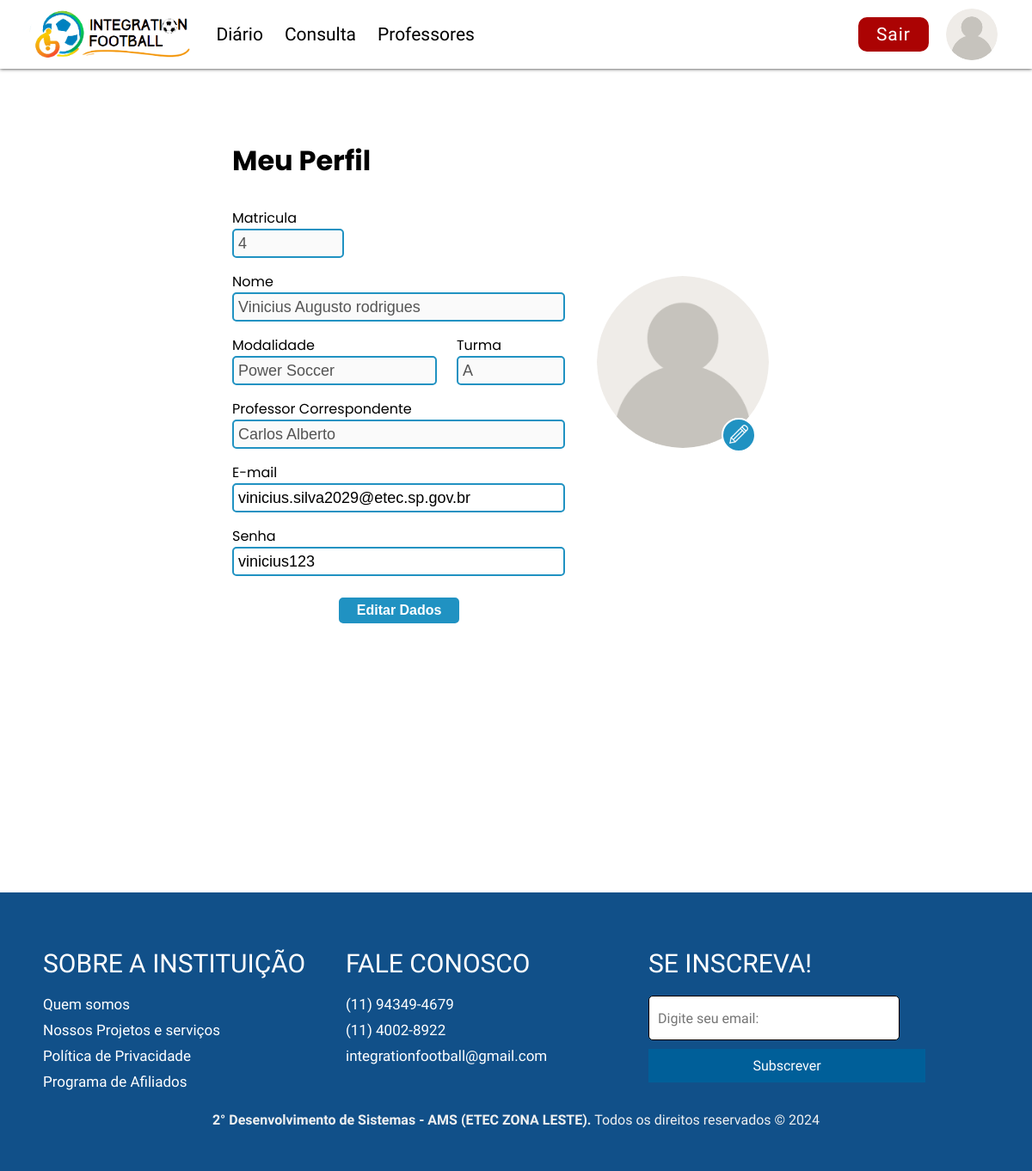
Screenshot of /perfilAluno.php with the database file from the repository.
### tables this page shows
CREATE TABLE `alunos` (
  `id_aluno` int(10) UNSIGNED NOT NULL,
  `data_nasc` date NOT NULL,
  `cpf_aluno` int(11) NOT NULL,
  `telefone_aluno` int(11) NOT NULL,
  `nome_aluno` varchar(255) NOT NULL,
  `email_aluno` varchar(255) NOT NULL,
  `senha` varchar(255) NOT NULL,
  `id_turma` int(10) UNSIGNED DEFAULT NULL
);

CREATE TABLE `modalidade` (
  `id` int(11) NOT NULL,
  `nome_modalidade` varchar(200) NOT NULL,
  `descricao` varchar(155) NOT NULL
);

CREATE TABLE `turma` (
  `id_turma` int(10) UNSIGNED NOT NULL,
  `nome_turma` varchar(50) DEFAULT NULL,
  `id_professor` int(11) DEFAULT NULL,
  `id_instituicao` int(11) DEFAULT NULL,
  `id_modalidade` int(11) DEFAULT NULL
);

CREATE TABLE `professores` (
  `id` int(11) NOT NULL,
  `nome_professor` varchar(255) NOT NULL,
  `cpf_professor` int(11) NOT NULL,
  `data_nasc` date NOT NULL,
  `email_professor` varchar(255) NOT NULL,
  `senha` varchar(55) NOT NULL,
  `telefone_professor` int(11) NOT NULL,
  `nome_coordenador` varchar(255) DEFAULT NULL
);

### controller/conexao.php (called while the page is built, shortened)
<?php
class Conexao {
    private $host = "localhost";
    private $usuario = "root";
    private $senha = "";
    private $banco = "integrationfootball";
    private $conexao;
    public function __construct() {
        $this->conexao = new mysqli($this->host, $this->usuario, $this->senha, $this->banco);
    }
    public function getConexao() {
        return $this->conexao;
    }
}
?>

### controller/alunocontroller.php (called while the page is built, shortened)
<?php
require_once $_SERVER['DOCUMENT_ROOT'].'/Integration-Football/Integration-Football/model/alunoModel.php';
class AlunoController {
    private $aluno;
    public function __construct() {
        $this->aluno = new Aluno();
        if(isset($_POST['crud'])){
            if($_POST['crud']=="INSERT"){
                $this->inserir();
            }elseif($_POST['crud']=="UPDATE"){
                 $this->atualizar();
            }elseif($_POST['crud']=="DELETE"){
                $this->deletar();
            }
            header("Location:" . "../principal.php");
        }else{
            $this->listar();
        }
    }
    public function listar(){
        return $this->aluno->listar();
    }
    public function buscarPorId($id){
        return $this->aluno->buscarPorId($id);
    }
}
?>

### model/alunoModel.php (called while the page is built, shortened)
<?php
require_once $_SERVER['DOCUMENT_ROOT'] . "/Integration-Football/Integration-Football/controller/conexao.php";
class Aluno
{
    private $conexao;
    public function __construct()
    {
        $this->conexao = new Conexao();
    }
    public function buscarPorId($id)
    {
        $sql = "SELECT * FROM alunos WHERE id_aluno = ?";
        $stmt = $this->conexao->getConexao()->prepare($sql);
        $stmt->bind_param('i', $id);
        $stmt->execute();
        $result = $stmt->get_result();
        $aluno = $result->fetch_assoc();
        return $aluno;
    }
    public function listar()
    {
        $sql = "SELECT * FROM alunos ORDER BY nome_aluno ASC LIMIT 10 ";
        $stmt = $this->conexao->getConexao()->prepare($sql);
        $stmt->execute();
        $result = $stmt->get_result();
        $alunos = [];
        while ($aluno = $result->fetch_assoc()) {
            $alunos[] = $aluno;
        }
        return $alunos;
    }
}

### controller/modalidadecontroller.php (called while the page is built, shortened)
<?php
require_once $_SERVER['DOCUMENT_ROOT'] . '/Integration-Football/Integration-Football/model/modalidadeModel.php';
class ModalidadeController
{
    private $modalidade;
    public function __construct()
    {
        $this->modalidade = new Modalidade();
        if (isset($_POST['crud'])) {
            if ($_POST['crud'] == "INSERT") {
                $this->inserir();
            } elseif ($_POST['crud'] == "UPDATE") {
                $this->atualizar();
            } elseif ($_POST['crud'] == "DELETE") {
                $this->deletar();
            }
            header("Location:" . "../principal.php");
            exit;
        } else {
            $this->listar();
        }
    }
    public function listar()
    {
        $modalidades = $this->modalidade->listar();
        return $modalidades;
    }
}

### model/modalidadeModel.php (called while the page is built, shortened)
<?php
require_once $_SERVER['DOCUMENT_ROOT'] . "/Integration-Football/Integration-Football/controller/conexao.php";
class Modalidade
{
    private $conexao;
    public function __construct()
    {
        $this->conexao = new Conexao();
    }
    public function listar()
    {
        $sql = "SELECT * FROM modalidade";
        $stmt = $this->conexao->getConexao()->prepare($sql);
        $stmt->execute();
        $result = $stmt->get_result();
        $modalidades = [];
        while ($modalidade = $result->fetch_assoc()) {
            $modalidades[] = $modalidade;
        }
        return $modalidades;
    }
}

### controller/turmacontroller.php (called while the page is built, shortened)
<?php
require_once $_SERVER['DOCUMENT_ROOT'] . '/Integration-Football/Integration-Football/model/turmaModel.php';
class TurmaController
{
    private $turma;
    public function __construct()
    {
        $this->turma = new Turma();
        if (isset($_POST['crud'])) {
            if ($_POST['crud'] == "INSERT") {
                $this->inserir();
            } elseif ($_POST['crud'] == "UPDATE") {
                $this->atualizar();
            } elseif ($_POST['crud'] == "DELETE") {
                $this->deletar();
            }
            header("Location:" . "../principal.php");
        } else {
            $this->listar();
        }
    }
    public function listar()
    {
        return $this->turma->listar();
    }
    public function buscarPorId($id)
    {
        return $this->turma->buscarPorId($id);
    }
}

### model/turmaModel.php (called while the page is built, shortened)
<?php
require_once $_SERVER['DOCUMENT_ROOT'] . "/Integration-Football/Integration-Football/controller/conexao.php";
class Turma
{
    private $conexao;
    public function __construct()
    {
        $this->conexao = new Conexao();
    }
    public function buscarPorId($id)
    {
        $sql = "SELECT * FROM turma WHERE id_turma = ?";
        $stmt = $this->conexao->getConexao()->prepare($sql);
        $stmt->bind_param('i', $id);
        $stmt->execute();
        $result = $stmt->get_result();
        $turma = $result->fetch_assoc();
        return $turma;
    }
    public function listar()
    {
        $sql = "SELECT * FROM turma";
        $stmt = $this->conexao->getConexao()->prepare($sql);
        $stmt->execute();
        $result = $stmt->get_result();
        $turmas = [];
        while ($turma = $result->fetch_assoc()) {
            $turmas[] = $turma;
        }
        return $turmas;
    }
}

### controller/professorcontroller.php (called while the page is built, shortened)
<?php
require_once $_SERVER['DOCUMENT_ROOT'] . '/Integration-Football/Integration-Football/model/professorModel.php';
class ProfessorController
{
    private $professor;
    public function __construct()
    {
        $this->professor = new Professor();
        if (isset($_POST['crud'])) {
            if ($_POST['crud'] == "INSERT") {
                $this->inserir();
            } elseif ($_POST['crud'] == "UPDATE") {
                $this->atualizar();
            } elseif ($_POST['crud'] == "DELETE") {
                $this->deletar();
            } elseif ($_POST['crud'] == "alterarSenha") {
                $this->redefinirSenha();
                header("Location:" . "../perfilProfessor.php");
            }
        } else {
            $this->listar();
        }
    }
    public function listar()
    {
        return $this->professor->listar();
    }
}

### model/professorModel.php (called while the page is built, shortened)
<?php
require_once $_SERVER['DOCUMENT_ROOT'] . "/Integration-Football/Integration-Football/controller/conexao.php";
class Professor
{
    private $conexao;
    public function __construct()
    {
        $this->conexao = new Conexao();
    }
    public function listar()
    {
        $sql = "SELECT * FROM professores";
        $stmt = $this->conexao->getConexao()->prepare($sql);
        $stmt->execute();
        $result = $stmt->get_result();
        $professores = [];
        while ($professor = $result->fetch_assoc()) {
            $professores[] = $professor;
        }
        return $professores;
    }
}

### perfilAluno.php (the view, shortened to what this page needs)
<?php
require_once $_SERVER['DOCUMENT_ROOT'].'/Integration-Football/Integration-Football/controller/alunocontroller.php';
require_once $_SERVER['DOCUMENT_ROOT'].'/Integration-Football/Integration-Football/controller/professorcontroller.php';
require_once $_SERVER['DOCUMENT_ROOT'].'/Integration-Football/Integration-Football/controller/turmacontroller.php';
require_once $_SERVER['DOCUMENT_ROOT'].'/Integration-Football/Integration-Football/controller/modalidadecontroller.php';
  include_once('./templetes/headerAluno.php');
  $id = 4;
  $alunocontroller = new alunocontroller();
  $aluno = $alunocontroller->buscarPorId($id);
  $turmacontroller = new TurmaController();
  $turma = $turmacontroller->buscarPorId($aluno['id_turma']);
  $professorcontroller = new ProfessorController();
  $professor = $professorcontroller->buscarPorId($turma['id_professor']);
  $modalidadecontroller = new ModalidadeController();
  $modalidade = $modalidadecontroller->buscarPorId($turma['id_modalidade']);
?>
<div class="container">
  <div id="perfil">
    <form id="form" action="">
        <h1 id="titulo">Meu Perfil</h1>
        <div id="informacoes">
            <div id="bloco1">
                <label for="input-matricula">Matricula</label>
                <input id="input-matricula" type="text" name="matricula" value="<?= $aluno['id_aluno'] ?>" disabled>
                <label for="input-nome">Nome</label>
                <input id="input-nome" type="text" name="nome" value="<?= $aluno['nome_aluno'] ?>" disabled>
                <div id="modalidade-turma">
                    <div id="modalidade">
                        <label for="input-modalidade">Modalidade</label>
                        <input id="input-modalidade" type="text" disabled  value="<?= $modalidade['nome_modalidade'] ?>">
                    </div>
                    <div id="turma">
                        <label for="input-turma">Turma</label>
                        <input id="input-turma" type="text" value="<?= $turma['nome_turma'] ?>" disabled>
                    </div>
                </div>
                <label for="input-professor">Professor Correspondente</label>
                <input id="input-professor"  type="text" value="<?= $professor['nome_professor'] ?>"  disabled>
                <label for="input-email">E-mail</label>
                <input id="input-email" type="text" value="<?= $aluno['email_aluno'] ?>">
                <label for="input-senha">Senha</label>
                <input id="input-senha" type="text" value="<?= $aluno['senha'] ?>">
                <button id="btn-enviar" type="submit">Editar Dados</button>
            </div>
            <div id="bloco2">
                <div id="foto-perfil">
                    <button type="button" onclick="file()" id="btn-editar-foto"> <img src="./Imagens/editar.png" alt=""> </button>
                </div>
            </div>
        </div>
    </form>
  </div>
<br><br><br><br><br>
</div>
<?php
  include_once('./templetes/footer.php');
?>

### templetes/headerAluno.css (style rules this page uses)
* { padding: 0; margin: 0; }
body { overflow-x: hidden; margin-top: 40px; }

### templetes/footer.css (style rules this page uses)
* { margin: 0; padding: 0; }
.container { display: flex; flex-direction: column; min-height: 100vh; }

### css/perfilAluno.css (style rules this page uses)
.container { width: 100vw; margin-top: 80px; font-family: 'Poppins', sans-serif; }
#perfil { width: 100%; display: flex; justify-content: center; }
#form { display: flex; flex-direction: column; width: 55%; min-width: 650px; margin-top: 25px; }
#titulo { margin-bottom: 30px; }
#informacoes { display: flex; }
#bloco1 { display: flex; flex-direction: column; width: 100%; }
#bloco2 { width: 70%; display: flex; justify-content: center; }
#foto-perfil { position: relative; margin-top: 80px; background-image: url(../Imagens/user.png); background-size: cover; background-position: center; background-repeat: no-repeat; border-radius: 50%; width: 200px; height: 200px; }
#btn-editar-foto { cursor: pointer; width: 40px; height: 40px; background-color:#2092c2; border: 2px solid white; border-radius: 50%; position: absolute; top: 165px; right: 15px; }
#btn-editar-foto img { width: 22px; height: 22px; }
#modalidade-turma { width: 96%; display: flex; justify-content: space-between; }
#input-modalidade { width: 100%; display: flex; }
#modalidade { width: 60%; }
#turma { width: 30%; }
#input-turma { width: 100%; display: flex; }
#input-matricula { width: 30%; }
input { border: none; border: solid 2px #2092c2; border-radius: 5px; height: 30px; width: 96%; font-size: 18px; padding: 0 5px; margin-bottom: 15px; }
#btn-enviar { margin: 10px auto; cursor: pointer; border: none; border: solid 2px #2092c2; background-color: #2092c2; color: white; font-weight: bold; font-size: 16px; border-radius: 5px; height: 30px; width: 140px; }

### rows the page displays
alunos: matricula "4", nome "Vinicius Augusto rodrigues", email_aluno "vinicius.silva2029@etec.sp.gov.br", senha "vinicius123"
modalidade: nome_modalidade "Power Soccer"
turma: nome_turma "A"
professores: nome_professor "Carlos Alberto"
